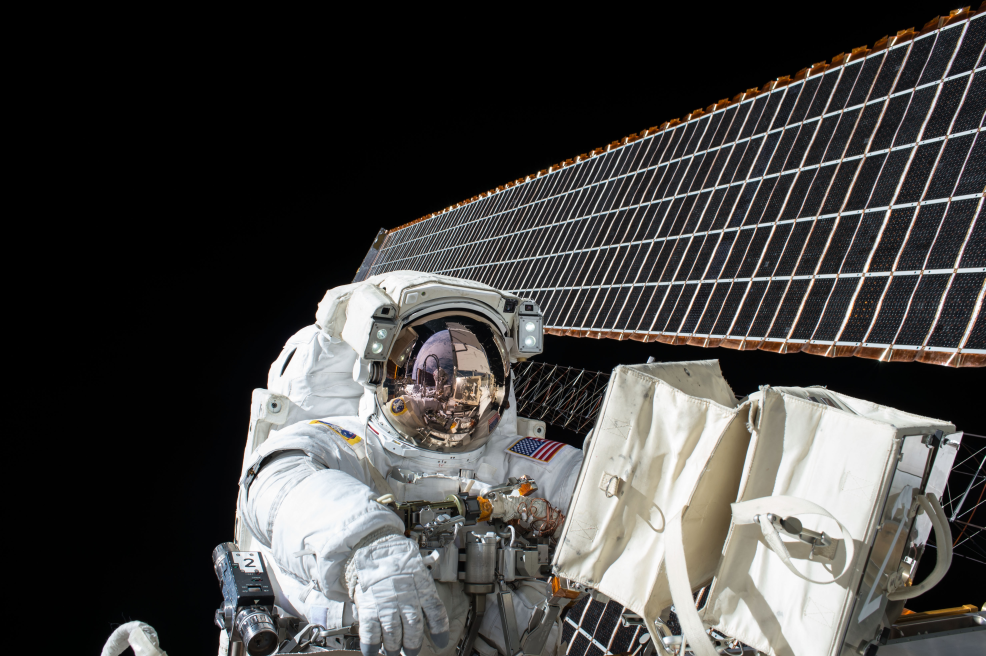
#> input picture image-playground/astro.jpg, 4928 x 3280 px (shown at 1/5 size)
$ python images.py
#> lines starting #> are read from the running program, lines starting #| are printed output that depends on the picture
from PIL import Image, ImageFilter

img = Image.open('./astro.jpg')
#> img is the input picture: PIL image 4928x3280 RGB; mean R, G, B 68.8, 67.6, 66
img.thumbnail((400,266))
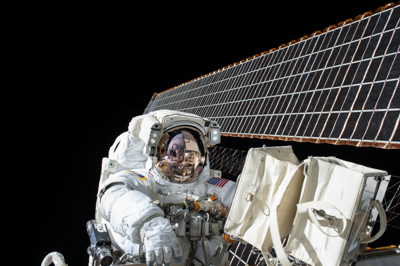
#> img: PIL image 400x266 RGB; mean R, G, B 68.8, 67.6, 66
img.save('thumbnail.jpg')


print(img.size)
#| (400, 266)
